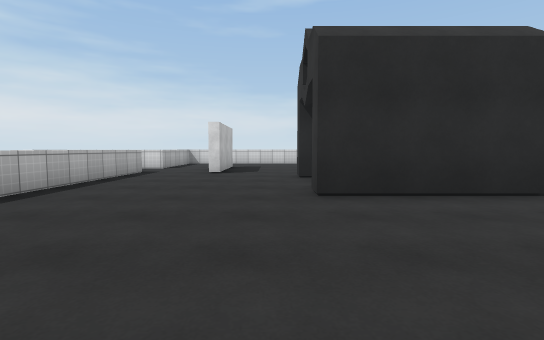
View 1 (above)

16 first-person views from a walk through a Unity game level. The camera is 1.2 m above the floor, tilts 4° down and sees 85° across. The floor is counted in squares, 2 m on a side. Each view is taken from the middle of a square. On the plan, view 1 faces up. The plan holds only what a view shows up to about 9 squares ahead; the rest is blank. The player character is not drawn. Some animated figures are not drawn. Surface patterns are stand-ins for the level's own textures.

View 2
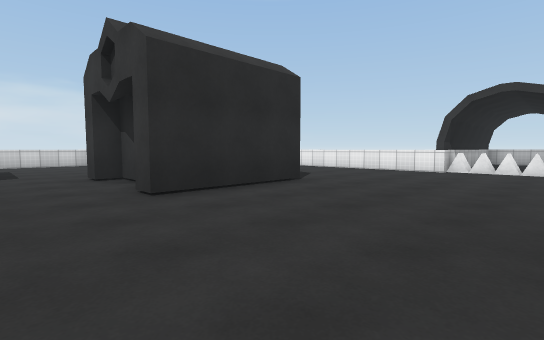

View 3
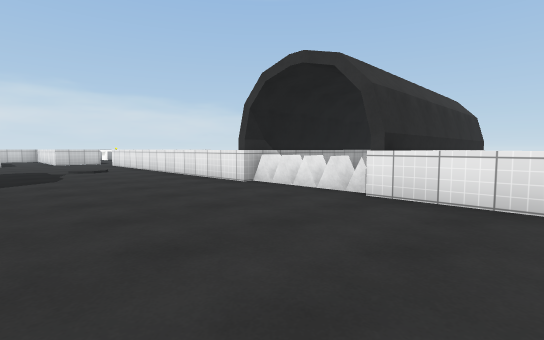

View 4
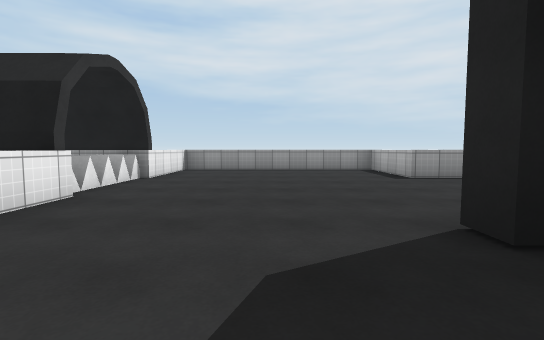

View 5
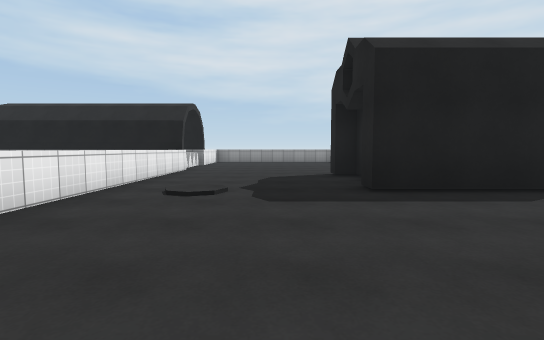

View 6
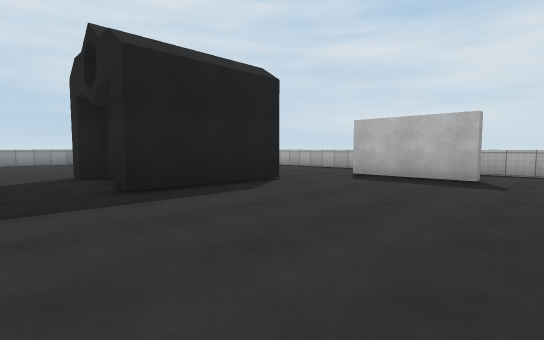

View 7
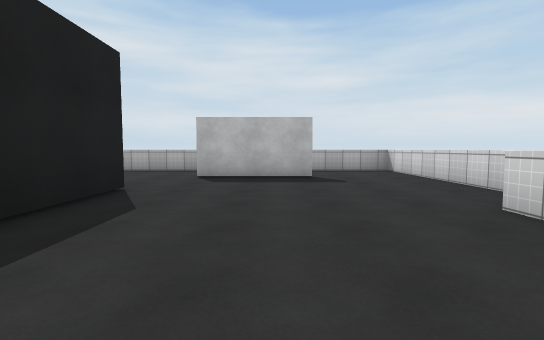

View 8
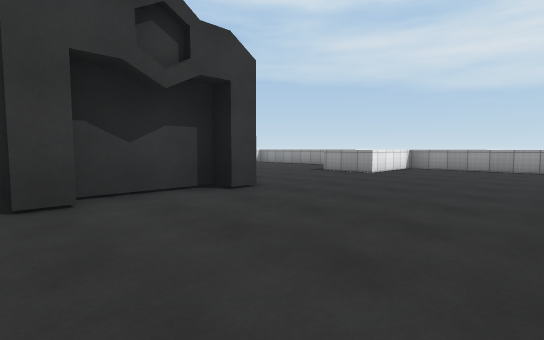

View 9
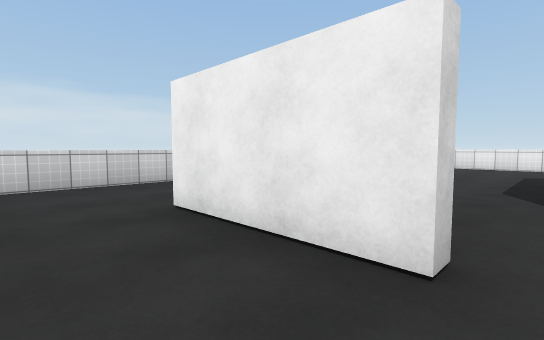

View 10
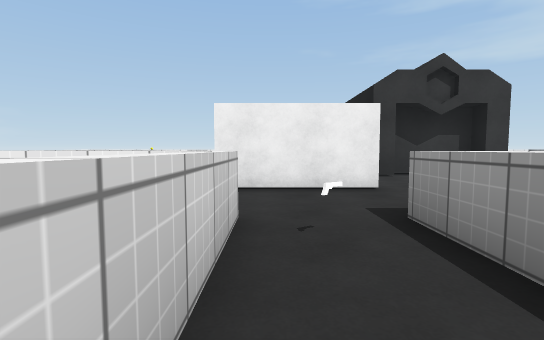

View 11
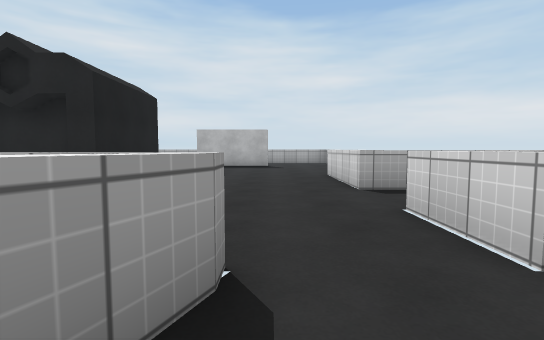

View 12
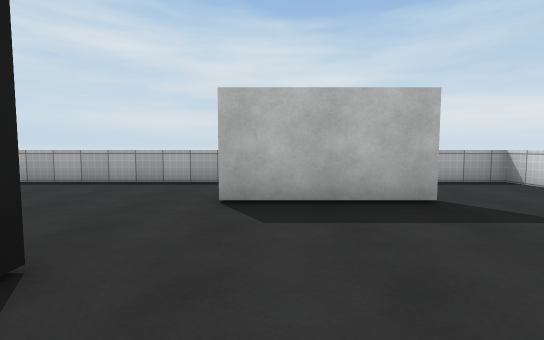

View 13
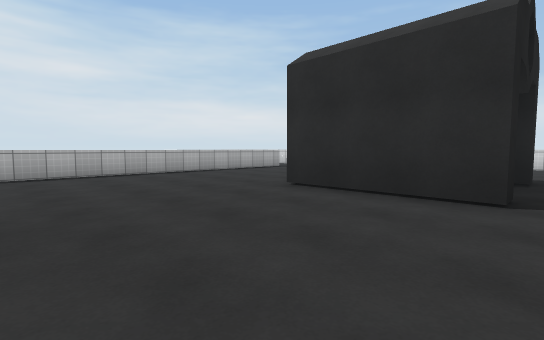

View 14
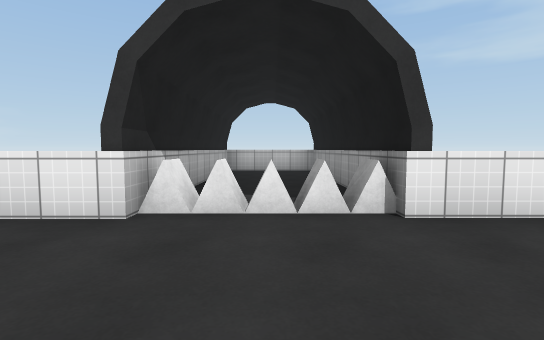

View 15
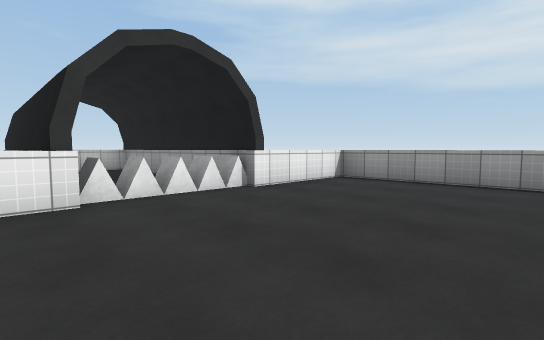

View 16
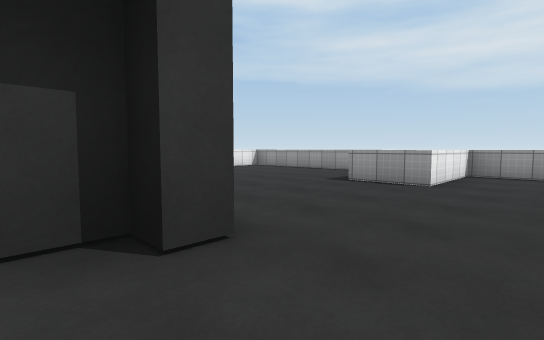

### Floor plan
Key: @ floor where view 1 was taken; # wall or solid block; x gap in a wall; . floor; = window, fence, low wall or low ledge; ^ raised ledge; H house.
Columns run from 6 left of view 1 to 13 right of it. Each row starts with its distance up from view 1.
 14           =
 13   ########=
 12   =.....=#=.==
 11   =............
 10 ##=.............
  9 ..=..#........=
  8  ....#........=
  7  #=...........=
  6   =....HHH....=
  5   =....H H....=
  4   =....HHH....=
  3   =...........=
  2   =...........######
  1   =...........x....
  0   =...@.......######
 -1    ....==.....=
 -2    ....==.....=
 -3    ====#^^^^^^#

Where each view was taken, in squares from view 1:
view 1: 0 up, 0 right, facing up
view 2: 0 up, 1 left, facing up-right
view 3: 2 down, 4 right, facing up-right
view 4: 6 up, 5 right, facing down
view 5: 11 up, 5 right, facing down
view 6: 11 up, 5 right, facing down-left
view 7: 9 up, 5 right, facing left
view 8: 7 up, 3 left, facing down-right
view 9: 7 up, 3 left, facing up-right
view 10: 9 up, 6 left, facing right
view 11: 10 up, 9 right, facing left
view 12: 8 up, 2 right, facing left
view 13: 0 up, 4 right, facing up-left
view 14: 1 up, 5 right, facing right
view 15: 3 up, 4 right, facing down-right
view 16: 5 up, 1 left, facing down-right
